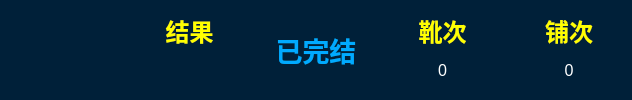
       <widget class="QGroupBox" name="groupBox">
        <property name="minimumSize">
         <size>
          <width>632</width>
          <height>69</height>
         </size>
        </property>
        <property name="palette">
         <palette>
          <active>
           <colorrole role="WindowText">
            <brush brushstyle="SolidPattern">
             <color alpha="255">
              <red>0</red>
              <green>0</green>
              <blue>0</blue>
             </color>
            </brush>
           </colorrole>
           <colorrole role="Button">
            <brush brushstyle="SolidPattern">
             <color alpha="255">
              <red>0</red>
              <green>32</green>
              <blue>57</blue>
             </color>
            </brush>
           </colorrole>
           <colorrole role="Light">
            <brush brushstyle="SolidPattern">
             <color alpha="255">
              <red>127</red>
              <green>170</green>
              <blue>255</blue>
             </color>
            </brush>
           </colorrole>
           <colorrole role="Midlight">
            <brush brushstyle="SolidPattern">
             <color alpha="255">
              <red>63</red>
              <green>127</green>
              <blue>255</blue>
             </color>
            </brush>
           </colorrole>
           <colorrole role="Dark">
            <brush brushstyle="SolidPattern">
             <color alpha="255">
              <red>0</red>
              <green>42</green>
              <blue>127</blue>
             </color>
            </brush>
           </colorrole>
           <colorrole role="Mid">
            <brush brushstyle="SolidPattern">
             <color alpha="255">
              <red>0</red>
              <green>56</green>
              <blue>170</blue>
             </color>
            </brush>
           </colorrole>
           <colorrole role="Text">
            <brush brushstyle="SolidPattern">
             <color alpha="255">
              <red>0</red>
              <green>0</green>
              <blue>0</blue>
             </color>
            </brush>
           </colorrole>
           <colorrole role="BrightText">
            <brush brushstyle="SolidPattern">
             <color alpha="255">
              <red>255</red>
              <green>255</green>
              <blue>255</blue>
             </color>
            </brush>
           </colorrole>
           <colorrole role="ButtonText">
            <brush brushstyle="SolidPattern">
             <color alpha="255">
              <red>0</red>
              <green>0</green>
              <blue>0</blue>
             </color>
            </brush>
           </colorrole>
           <colorrole role="Base">
            <brush brushstyle="SolidPattern">
             <color alpha="255">
              <red>0</red>
              <green>32</green>
              <blue>57</blue>
             </color>
            </brush>
           </colorrole>
           <colorrole role="Window">
            <brush brushstyle="SolidPattern">
             <color alpha="255">
              <red>0</red>
              <green>32</green>
              <blue>57</blue>
             </color>
            </brush>
           </colorrole>
           <colorrole role="Shadow">
            <brush brushstyle="SolidPattern">
             <color alpha="255">
              <red>0</red>
              <green>0</green>
              <blue>0</blue>
             </color>
            </brush>
           </colorrole>
           <colorrole role="AlternateBase">
            <brush brushstyle="SolidPattern">
             <color alpha="255">
              <red>127</red>
              <green>170</green>
              <blue>255</blue>
             </color>
            </brush>
           </colorrole>
           <colorrole role="ToolTipBase">
            <brush brushstyle="SolidPattern">
             <color alpha="255">
              <red>255</red>
              <green>255</green>
              <blue>220</blue>
             </color>
            </brush>
           </colorrole>
           <colorrole role="ToolTipText">
            <brush brushstyle="SolidPattern">
             <color alpha="255">
              <red>0</red>
              <green>0</green>
              <blue>0</blue>
             </color>
            </brush>
           </colorrole>
           <colorrole role="PlaceholderText">
            <brush brushstyle="SolidPattern">
             <color alpha="128">
              <red>0</red>
              <green>0</green>
              <blue>0</blue>
             </color>
            </brush>
           </colorrole>
          </active>
          <inactive>
           <colorrole role="WindowText">
            <brush brushstyle="SolidPattern">
             <color alpha="255">
              <red>0</red>
              <green>0</green>
              <blue>0</blue>
             </color>
            </brush>
           </colorrole>
           <colorrole role="Button">
            <brush brushstyle="SolidPattern">
             <color alpha="255">
              <red>0</red>
              <green>32</green>
              <blue>57</blue>
             </color>
            </brush>
           </colorrole>
           <colorrole role="Light">
            <brush brushstyle="SolidPattern">
             <color alpha="255">
              <red>127</red>
              <green>170</green>
              <blue>255</blue>
             </color>
            </brush>
           </colorrole>
           <colorrole role="Midlight">
            <brush brushstyle="SolidPattern">
             <color alpha="255">
              <red>63</red>
              <green>127</green>
              <blue>255</blue>
             </color>
            </brush>
           </colorrole>
           <colorrole role="Dark">
            <brush brushstyle="SolidPattern">
             <color alpha="255">
              <red>0</red>
              <green>42</green>
              <blue>127</blue>
             </color>
            </brush>
           </colorrole>
           <colorrole role="Mid">
            <brush brushstyle="SolidPattern">
             <color alpha="255">
              <red>0</red>
              <green>56</green>
              <blue>170</blue>
             </color>
            </brush>
           </colorrole>
           <colorrole role="Text">
            <brush brushstyle="SolidPattern">
             <color alpha="255">
              <red>0</red>
              <green>0</green>
              <blue>0</blue>
             </color>
            </brush>
           </colorrole>
           <colorrole role="BrightText">
            <brush brushstyle="SolidPattern">
             <color alpha="255">
              <red>255</red>
              <green>255</green>
              <blue>255</blue>
             </color>
            </brush>
           </colorrole>
           <colorrole role="ButtonText">
            <brush brushstyle="SolidPattern">
             <color alpha="255">
              <red>0</red>
              <green>0</green>
              <blue>0</blue>
             </color>
            </brush>
           </colorrole>
           <colorrole role="Base">
            <brush brushstyle="SolidPattern">
             <color alpha="255">
              <red>0</red>
              <green>32</green>
              <blue>57</blue>
             </color>
            </brush>
           </colorrole>
           <colorrole role="Window">
            <brush brushstyle="SolidPattern">
             <color alpha="255">
              <red>0</red>
              <green>32</green>
              <blue>57</blue>
             </color>
            </brush>
           </colorrole>
           <colorrole role="Shadow">
            <brush brushstyle="SolidPattern">
             <color alpha="255">
              <red>0</red>
              <green>0</green>
              <blue>0</blue>
             </color>
            </brush>
           </colorrole>
           <colorrole role="AlternateBase">
            <brush brushstyle="SolidPattern">
             <color alpha="255">
              <red>127</red>
              <green>170</green>
              <blue>255</blue>
             </color>
            </brush>
           </colorrole>
           <colorrole role="ToolTipBase">
            <brush brushstyle="SolidPattern">
             <color alpha="255">
              <red>255</red>
              <green>255</green>
              <blue>220</blue>
             </color>
            </brush>
           </colorrole>
           <colorrole role="ToolTipText">
            <brush brushstyle="SolidPattern">
             <color alpha="255">
              <red>0</red>
              <green>0</green>
              <blue>0</blue>
             </color>
            </brush>
           </colorrole>
           <colorrole role="PlaceholderText">
            <brush brushstyle="SolidPattern">
             <color alpha="128">
              <red>0</red>
              <green>0</green>
              <blue>0</blue>
             </color>
            </brush>
           </colorrole>
          </inactive>
          <disabled>
           <colorrole role="WindowText">
            <brush brushstyle="SolidPattern">
             <color alpha="255">
              <red>0</red>
              <green>42</green>
              <blue>127</blue>
             </color>
            </brush>
           </colorrole>
           <colorrole role="Button">
            <brush brushstyle="SolidPattern">
             <color alpha="255">
              <red>0</red>
              <green>32</green>
              <blue>57</blue>
             </color>
            </brush>
           </colorrole>
           <colorrole role="Light">
            <brush brushstyle="SolidPattern">
             <color alpha="255">
              <red>127</red>
              <green>170</green>
              <blue>255</blue>
             </color>
            </brush>
           </colorrole>
           <colorrole role="Midlight">
            <brush brushstyle="SolidPattern">
             <color alpha="255">
              <red>63</red>
              <green>127</green>
              <blue>255</blue>
             </color>
            </brush>
           </colorrole>
           <colorrole role="Dark">
            <brush brushstyle="SolidPattern">
             <color alpha="255">
              <red>0</red>
              <green>42</green>
              <blue>127</blue>
             </color>
            </brush>
           </colorrole>
           <colorrole role="Mid">
            <brush brushstyle="SolidPattern">
             <color alpha="255">
              <red>0</red>
              <green>56</green>
              <blue>170</blue>
             </color>
            </brush>
           </colorrole>
           <colorrole role="Text">
            <brush brushstyle="SolidPattern">
             <color alpha="255">
              <red>0</red>
              <green>42</green>
              <blue>127</blue>
             </color>
            </brush>
           </colorrole>
           <colorrole role="BrightText">
            <brush brushstyle="SolidPattern">
             <color alpha="255">
              <red>255</red>
              <green>255</green>
              <blue>255</blue>
             </color>
            </brush>
           </colorrole>
           <colorrole role="ButtonText">
            <brush brushstyle="SolidPattern">
             <color alpha="255">
              <red>0</red>
              <green>42</green>
              <blue>127</blue>
             </color>
            </brush>
           </colorrole>
           <colorrole role="Base">
            <brush brushstyle="SolidPattern">
             <color alpha="255">
              <red>0</red>
              <green>32</green>
              <blue>57</blue>
             </color>
            </brush>
           </colorrole>
           <colorrole role="Window">
            <brush brushstyle="SolidPattern">
             <color alpha="255">
              <red>0</red>
              <green>32</green>
              <blue>57</blue>
             </color>
            </brush>
           </colorrole>
           <colorrole role="Shadow">
            <brush brushstyle="SolidPattern">
             <color alpha="255">
              <red>0</red>
              <green>0</green>
              <blue>0</blue>
             </color>
            </brush>
           </colorrole>
           <colorrole role="AlternateBase">
            <brush brushstyle="SolidPattern">
             <color alpha="255">
              <red>0</red>
              <green>85</green>
              <blue>255</blue>
             </color>
            </brush>
           </colorrole>
           <colorrole role="ToolTipBase">
            <brush brushstyle="SolidPattern">
             <color alpha="255">
              <red>255</red>
              <green>255</green>
              <blue>220</blue>
             </color>
            </brush>
           </colorrole>
           <colorrole role="ToolTipText">
            <brush brushstyle="SolidPattern">
             <color alpha="255">
              <red>0</red>
              <green>0</green>
              <blue>0</blue>
             </color>
            </brush>
           </colorrole>
           <colorrole role="PlaceholderText">
            <brush brushstyle="SolidPattern">
             <color alpha="128">
              <red>0</red>
              <green>0</green>
              <blue>0</blue>
             </color>
            </brush>
           </colorrole>
          </disabled>
         </palette>
        </property>
        <property name="layoutDirection">
         <enum>Qt::LeftToRight</enum>
        </property>
        <property name="autoFillBackground">
         <bool>false</bool>
        </property>
        <property name="styleSheet">
         <string notr="true">border-radius:5px;
background-color: rgb(0,32, 57);
</string>
        </property>
        <property name="title">
         <string/>
        </property>
        <property name="alignment">
         <set>Qt::AlignCenter</set>
        </property>
        <layout class="QGridLayout" name="gridLayout_3">
         <property name="leftMargin">
          <number>3</number>
         </property>
         <property name="topMargin">
          <number>3</number>
         </property>
         <property name="rightMargin">
          <number>3</number>
         </property>
         <property name="bottomMargin">
          <number>3</number>
         </property>
         <item row="0" column="0">
          <widget class="QLabel" name="desk_num">
           <property name="maximumSize">
            <size>
             <width>16777215</width>
             <height>73</height>
            </size>
           </property>
           <property name="palette">
            <palette>
             <active>
              <colorrole role="WindowText">
               <brush brushstyle="SolidPattern">
                <color alpha="255">
                 <red>255</red>
                 <green>255</green>
                 <blue>0</blue>
                </color>
               </brush>
              </colorrole>
              <colorrole role="Button">
               <brush brushstyle="SolidPattern">
                <color alpha="255">
                 <red>0</red>
                 <green>32</green>
                 <blue>57</blue>
                </color>
               </brush>
              </colorrole>
              <colorrole role="Base">
               <brush brushstyle="SolidPattern">
                <color alpha="255">
                 <red>0</red>
                 <green>32</green>
                 <blue>57</blue>
                </color>
               </brush>
              </colorrole>
              <colorrole role="Window">
               <brush brushstyle="SolidPattern">
                <color alpha="255">
                 <red>0</red>
                 <green>32</green>
                 <blue>57</blue>
                </color>
               </brush>
              </colorrole>
             </active>
             <inactive>
              <colorrole role="WindowText">
               <brush brushstyle="SolidPattern">
                <color alpha="255">
                 <red>255</red>
                 <green>255</green>
                 <blue>0</blue>
                </color>
               </brush>
              </colorrole>
              <colorrole role="Button">
               <brush brushstyle="SolidPattern">
                <color alpha="255">
                 <red>0</red>
                 <green>32</green>
                 <blue>57</blue>
                </color>
               </brush>
              </colorrole>
              <colorrole role="Base">
               <brush brushstyle="SolidPattern">
                <color alpha="255">
                 <red>0</red>
                 <green>32</green>
                 <blue>57</blue>
                </color>
               </brush>
              </colorrole>
              <colorrole role="Window">
               <brush brushstyle="SolidPattern">
                <color alpha="255">
                 <red>0</red>
                 <green>32</green>
                 <blue>57</blue>
                </color>
               </brush>
              </colorrole>
             </inactive>
             <disabled>
              <colorrole role="WindowText">
               <brush brushstyle="SolidPattern">
                <color alpha="255">
                 <red>0</red>
                 <green>42</green>
                 <blue>127</blue>
                </color>
               </brush>
              </colorrole>
              <colorrole role="Button">
               <brush brushstyle="SolidPattern">
                <color alpha="255">
                 <red>0</red>
                 <green>32</green>
                 <blue>57</blue>
                </color>
               </brush>
              </colorrole>
              <colorrole role="Base">
               <brush brushstyle="SolidPattern">
                <color alpha="255">
                 <red>0</red>
                 <green>32</green>
                 <blue>57</blue>
                </color>
               </brush>
              </colorrole>
              <colorrole role="Window">
               <brush brushstyle="SolidPattern">
                <color alpha="255">
                 <red>0</red>
                 <green>32</green>
                 <blue>57</blue>
                </color>
               </brush>
              </colorrole>
             </disabled>
            </palette>
           </property>
           <property name="font">
            <font>
             <pointsize>24</pointsize>
             <weight>75</weight>
             <bold>true</bold>
            </font>
           </property>
           <property name="styleSheet">
            <string notr="true"/>
           </property>
           <property name="text">
            <string/>
           </property>
           <property name="alignment">
            <set>Qt::AlignCenter</set>
           </property>
           <property name="buddy">
            <cstring></cstring>
           </property>
          </widget>
         </item>
         <item row="0" column="1">
          <layout class="QVBoxLayout" name="verticalLayout">
           <item>
            <widget class="QLabel" name="label_11">
             <property name="palette">
              <palette>
               <active>
                <colorrole role="WindowText">
                 <brush brushstyle="SolidPattern">
                  <color alpha="255">
                   <red>255</red>
                   <green>255</green>
                   <blue>0</blue>
                  </color>
                 </brush>
                </colorrole>
                <colorrole role="Button">
                 <brush brushstyle="SolidPattern">
                  <color alpha="255">
                   <red>0</red>
                   <green>32</green>
                   <blue>57</blue>
                  </color>
                 </brush>
                </colorrole>
                <colorrole role="Base">
                 <brush brushstyle="SolidPattern">
                  <color alpha="255">
                   <red>0</red>
                   <green>32</green>
                   <blue>57</blue>
                  </color>
                 </brush>
                </colorrole>
                <colorrole role="Window">
                 <brush brushstyle="SolidPattern">
                  <color alpha="255">
                   <red>0</red>
                   <green>32</green>
                   <blue>57</blue>
                  </color>
                 </brush>
                </colorrole>
               </active>
               <inactive>
                <colorrole role="WindowText">
                 <brush brushstyle="SolidPattern">
                  <color alpha="255">
                   <red>255</red>
                   <green>255</green>
                   <blue>0</blue>
                  </color>
                 </brush>
                </colorrole>
                <colorrole role="Button">
                 <brush brushstyle="SolidPattern">
                  <color alpha="255">
                   <red>0</red>
                   <green>32</green>
                   <blue>57</blue>
                  </color>
                 </brush>
                </colorrole>
                <colorrole role="Base">
                 <brush brushstyle="SolidPattern">
                  <color alpha="255">
                   <red>0</red>
                   <green>32</green>
                   <blue>57</blue>
                  </color>
                 </brush>
                </colorrole>
                <colorrole role="Window">
                 <brush brushstyle="SolidPattern">
                  <color alpha="255">
                   <red>0</red>
                   <green>32</green>
                   <blue>57</blue>
                  </color>
                 </brush>
                </colorrole>
               </inactive>
               <disabled>
                <colorrole role="WindowText">
                 <brush brushstyle="SolidPattern">
                  <color alpha="255">
                   <red>120</red>
                   <green>120</green>
                   <blue>120</blue>
                  </color>
                 </brush>
                </colorrole>
                <colorrole role="Button">
                 <brush brushstyle="SolidPattern">
                  <color alpha="255">
                   <red>0</red>
                   <green>32</green>
                   <blue>57</blue>
                  </color>
                 </brush>
                </colorrole>
                <colorrole role="Base">
                 <brush brushstyle="SolidPattern">
                  <color alpha="255">
                   <red>0</red>
                   <green>32</green>
                   <blue>57</blue>
                  </color>
                 </brush>
                </colorrole>
                <colorrole role="Window">
                 <brush brushstyle="SolidPattern">
                  <color alpha="255">
                   <red>0</red>
                   <green>32</green>
                   <blue>57</blue>
                  </color>
                 </brush>
                </colorrole>
               </disabled>
              </palette>
             </property>
             <property name="font">
              <font>
               <pointsize>18</pointsize>
               <weight>75</weight>
               <bold>true</bold>
              </font>
             </property>
             <property name="text">
              <string>结果</string>
             </property>
             <property name="alignment">
              <set>Qt::AlignCenter</set>
             </property>
            </widget>
           </item>
           <item>
            <layout class="QHBoxLayout" name="horizontalLayout">
             <item>
              <widget class="QLabel" name="pu_result">
               <property name="font">
                <font>
                 <pointsize>12</pointsize>
                </font>
               </property>
               <property name="styleSheet">
                <string notr="true">color: rgb(255, 255, 255);</string>
               </property>
               <property name="text">
                <string/>
               </property>
               <property name="alignment">
                <set>Qt::AlignCenter</set>
               </property>
              </widget>
             </item>
            </layout>
           </item>
          </layout>
         </item>
         <item row="0" column="2">
          <widget class="QLabel" name="opration_show">
           <property name="maximumSize">
            <size>
             <width>16777215</width>
             <height>73</height>
            </size>
           </property>
           <property name="font">
            <font>
             <pointsize>20</pointsize>
             <weight>75</weight>
             <bold>true</bold>
            </font>
           </property>
           <property name="styleSheet">
            <string notr="true">color: rgb(0, 170, 255);</string>
           </property>
           <property name="text">
            <string>已完结</string>
           </property>
           <property name="alignment">
            <set>Qt::AlignCenter</set>
           </property>
          </widget>
         </item>
         <item row="0" column="3">
          <layout class="QVBoxLayout" name="verticalLayout_2">
           <item>
            <widget class="QLabel" name="label_5">
             <property name="font">
              <font>
               <pointsize>18</pointsize>
               <weight>75</weight>
               <bold>true</bold>
              </font>
             </property>
             <property name="styleSheet">
              <string notr="true">color: rgb(255, 255, 0);</string>
             </property>
             <property name="text">
              <string>靴次</string>
             </property>
             <property name="alignment">
              <set>Qt::AlignCenter</set>
             </property>
            </widget>
           </item>
           <item>
            <widget class="QLabel" name="xue_times">
             <property name="font">
              <font>
               <pointsize>12</pointsize>
              </font>
             </property>
             <property name="styleSheet">
              <string notr="true">color: rgb(255, 255, 255);</string>
             </property>
             <property name="lineWidth">
              <number>1</number>
             </property>
             <property name="text">
              <string>0</string>
             </property>
             <property name="alignment">
              <set>Qt::AlignCenter</set>
             </property>
            </widget>
           </item>
          </layout>
         </item>
         <item row="0" column="4">
          <layout class="QVBoxLayout" name="verticalLayout_3">
           <item>
            <widget class="QLabel" name="label_9">
             <property name="font">
              <font>
               <pointsize>18</pointsize>
               <weight>75</weight>
               <bold>true</bold>
              </font>
             </property>
             <property name="styleSheet">
              <string notr="true">color: rgb(255, 255, 0);</string>
             </property>
             <property name="text">
              <string>铺次</string>
             </property>
             <property name="alignment">
              <set>Qt::AlignCenter</set>
             </property>
            </widget>
           </item>
           <item>
            <widget class="QLabel" name="pu_times">
             <property name="font">
              <font>
               <pointsize>12</pointsize>
              </font>
             </property>
             <property name="styleSheet">
              <string notr="true">color: rgb(255, 255, 255);</string>
             </property>
             <property name="text">
              <string>0</string>
             </property>
             <property name="alignment">
              <set>Qt::AlignCenter</set>
             </property>
            </widget>
           </item>
          </layout>
         </item>
        </layout>
       </widget>
